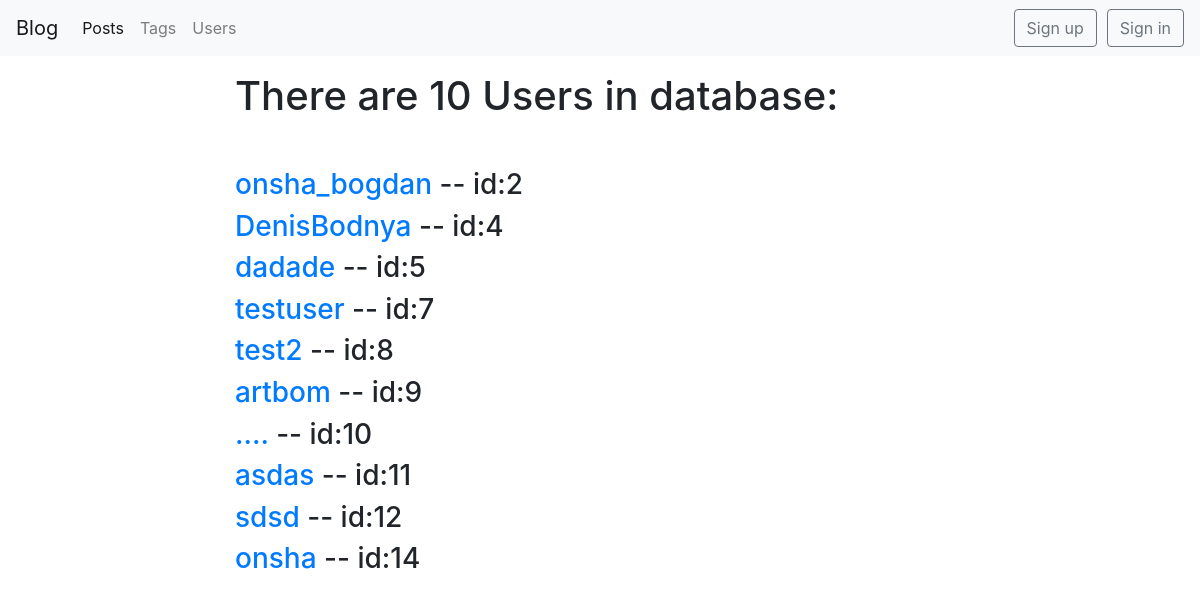
The page /blog/users/ on the database its author committed.
### blog/models.py (models this page shows, shortened)
class BlogUser(User):
    def get_absolute_url(self):
        return reverse('user_detail_url', kwargs={'id': self.id})

### blog/views.py (the view)
# urls.py: path('users/', users_list, name='users_list_url'),
def users_list(request):
    users = BlogUser.objects.all()
    return render(request, 'blog/users_list.html', context={'users': users, 'count': BlogUser.objects.count()})

### blog/templates/blog/users_list.html (shortened to what this page needs)
{% extends 'blog/base_blog.html' %}
{% block content %}
    <h1 class="mb-5">There are {{ count }} Users in database:</h1>
    {% for user in users %}
        <h3><a href="{{ user.get_absolute_url }}"> {{ user.username}}</a> -- id:{{user.id}}</h3>
    {% endfor %}
{% endblock %}

### rows shown on the page
BlogUser: username "onsha_bogdan", id "2"
BlogUser: username "DenisBodnya", id "4"
BlogUser: username "dadade", id "5"
BlogUser: username "testuser", id "7"
BlogUser: username "test2", id "8"
BlogUser: username "artbom", id "9"
BlogUser: username "....", id "10"
BlogUser: username "asdas", id "11"
BlogUser: username "sdsd", id "12"
BlogUser: username "onsha", id "14"

### other values the page prints
{{ count }} "10"
